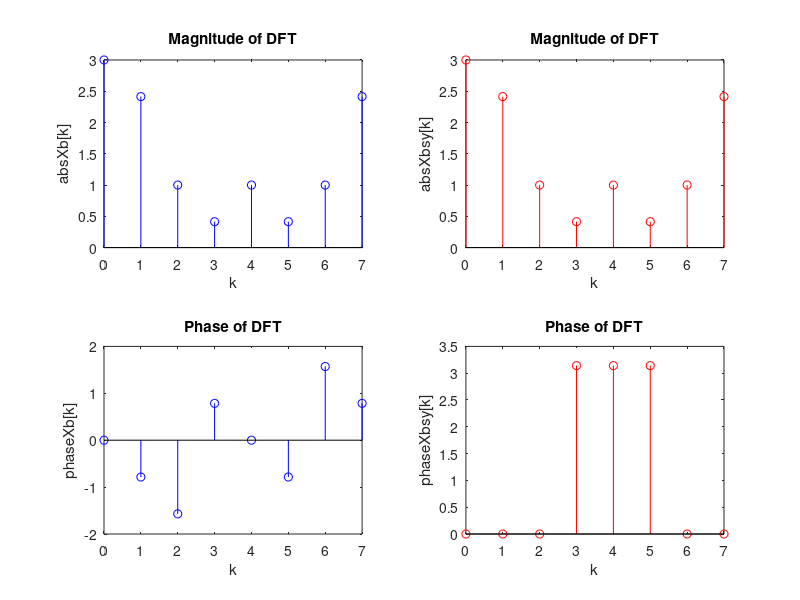

This figure's MATLAB source:
nn = 0 : (8-1) ;

xb= [1 1 1 0 0 0 0 0];
Xb =fft(xb) ;
kk = nn ;

xbsy= [1 1 0 0 0 0 0 1];
Xbsy =fft(xbsy) ;
kk = nn ;

subplot(221)

stem (kk , abs(Xb),'b-')
title( ' Magnitude of DFT ' ) , xlabel( 'k' ), ylabel('abs{Xb[k]}')

subplot (222)
stem (kk , abs(Xbsy),'r-')
title( ' Magnitude of DFT ' ) , xlabel( 'k' ), ylabel('abs{Xbsy[k]}')


subplot(223)

stem (kk , angle(Xb),'b-')
title( ' Phase of DFT ' ) , xlabel( 'k' ), ylabel('phase{Xb[k]}')

subplot (224)
stem (kk , angle(Xbsy),'r-')
title( ' Phase of DFT ' ) , xlabel( 'k' ), ylabel('phase{Xbsy[k]}')
